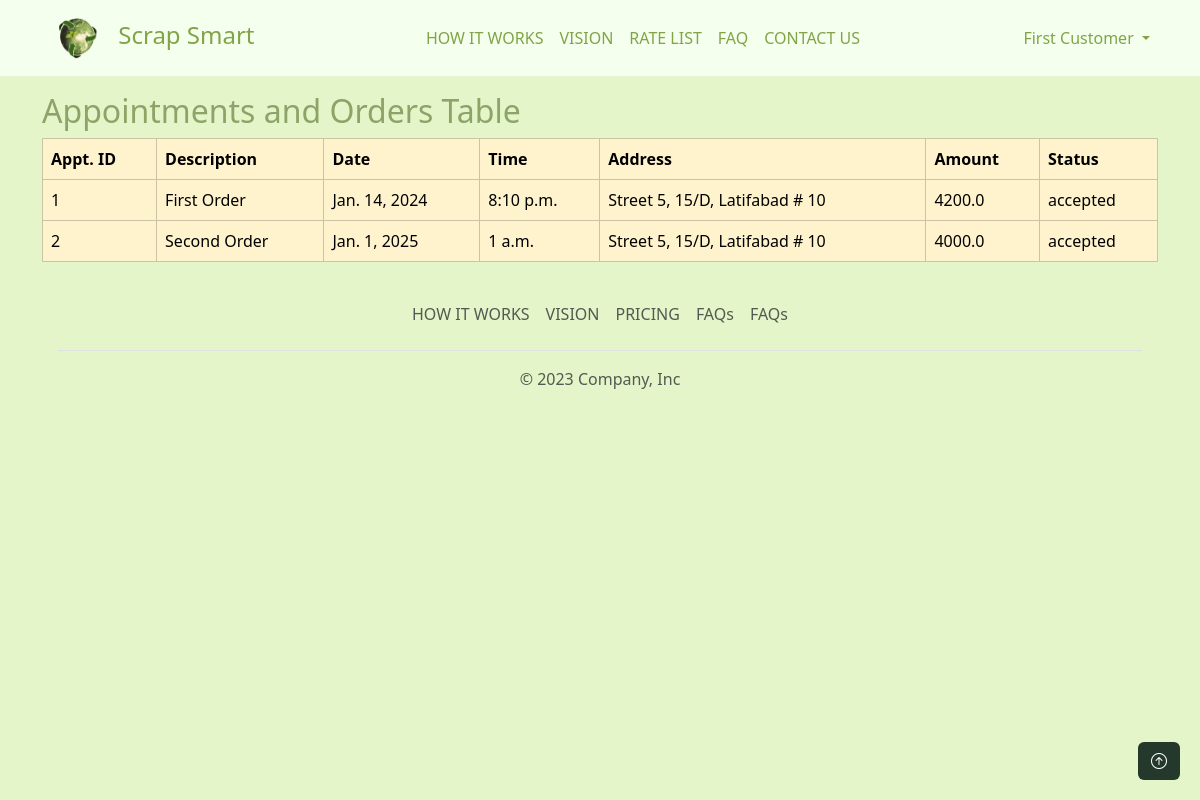
The page /customer/ (signed in) on the database its author committed.
### users/models.py (models this page shows, shortened)
class User(AbstractUser):
    username = None
    email = models.EmailField(unique=True)
    user_type = models.CharField(max_length=10, choices=[(tag.name, tag.value) for tag in UserType], default=UserType.CUSTOMER.value)
    USERNAME_FIELD = 'email'
    REQUIRED_FIELDS = []
    objects = UserManager()
    def is_customer(self):
        return self.user_type == UserType.CUSTOMER.value

### main/models.py (models this page shows, shortened)
class Appointment(TimestampedModel):
    customer = models.ForeignKey(User, on_delete=models.CASCADE, related_name="customer")
    employee = models.ForeignKey(User, on_delete=models.CASCADE, related_name="employee", blank=True, null=True)
    address = models.CharField(max_length=100)
    city = models.CharField(max_length=100)
    state = models.CharField(max_length=100)
    country = models.CharField(max_length=100)
    contact = models.CharField(max_length=100)
    description = models.TextField()
    date = models.DateField()
    time = models.TimeField()
    status = models.CharField(max_length=10, choices=[(tag.name, tag.value) for tag in AppointmentStatus], default=AppointmentStatus.ACTIVE.value)

### customer/views.py (the view)
# urls.py: path("", views.customer_index, name="customer_index"),
def customer_index(request):
    appointments = Appointment.objects.filter(customer=request.user)
    res = []
    for appointment in appointments:
        orders = Order.objects.filter(appointment=appointment).order_by('-created_at')
        total_amount = orders.aggregate(Sum('amount'))['amount__sum'] or 0
        orders_data = []
        for order in orders:
            order_data = {
                "material": order.material.name,
                "quantity": order.quantity,
                "assessed_quantity": order.assessed_quantity,
                "amount": order.amount,
                "assessed_amount": order.assessed_amount,
            }
            orders_data.append(order_data)
        appt = {
                "id": appointment.id,
                "description": appointment.description,
                "date": appointment.date,
                "time": appointment.time,
                "address": appointment.address,
                "status": appointment.status,
                "amount": total_amount,
                "orders": orders_data
            }
        res.append(appt)
    context = {
        "appointments": res
    }
    return render(request, 'customer/index.html', context)

### customer/templates/customer/index.html (shortened to what this page needs)
{% extends "users/base.html" %}
{% load static %}
{% block content %}
<div class="container">
    <h2>Appointments and Orders Table</h2>
    <table class="table table-bordered table-warning table-hover">
        <thead>
            <tr>
                <th>Appt. ID</th>
                <th>Description</th>
                <th>Date</th>
                <th>Time</th>
                <th>Address</th>
                <th>Amount</th>
                <th>Status</th>
            </tr>
        </thead>
        <tbody>
            {% for appointment in appointments %}
            <tr data-bs-toggle="modal" data-bs-target="#orderModal{{ appointment.id }}">
                <td>{{ appointment.id }}</td>
                <td>{{ appointment.description }}</td>
                <td>{{ appointment.date }}</td>
                <td>{{ appointment.time }}</td>
                <td>{{ appointment.address }}</td>
                <td>{{ appointment.amount }}</td>
                <td>{{ appointment.status }}</td>
            </tr>
            {% endfor %}
        </tbody>
    </table>
</div>
{% endblock content %}

### users/templates/users/base.html (shortened to what this page needs)
{% load static %}
<!Doctype html>
<html lang="en">
  <head>
    <link href="https://cdn.jsdelivr.net/npm/bootstrap@5.3.2/dist/css/bootstrap.min.css" rel="stylesheet">
    <link rel="stylesheet" href="https://cdn.jsdelivr.net/npm/bootstrap-icons@1.11.1/font/bootstrap-icons.css">
    <link rel="stylesheet" href="{% static 'users/custom.css' %}">
  </head>
  <body>
    <nav class="navbar navbar-expand-lg bg-body-tertiary mb-3">
      <div class="container">
        <a class="navbar-brand" href="{% url 'index' %}">
          <img src="{% static 'fresh-logo.png' %}" alt="Logo" width="70" height="50" class="">
          Scrap Smart
        </a>
        <div class="collapse navbar-collapse" id="navbarSupportedContent">
          <ul class="navbar-nav mx-auto mb-2 mb-lg-0">
            <li class="nav-item">
              <a class="nav-link"href="{% url "index" %}#how-it-works">HOW IT WORKS</a>
            </li>
            <li class="nav-item">
              <a class="nav-link"href="{% url "index" %}#our-mission">VISION</a>
            </li>
            <li class="nav-item">
              <a class="nav-link"href="{% url "index" %}#pricing">RATE LIST</a>
            </li>
            <li class="nav-item">
              <a class="nav-link"href="{% url "index" %}#faq">FAQ</a>
            </li>
            <li class="nav-item">
              <a class="nav-link"href="{% url "index" %}#contact-us">CONTACT US</a>
            </li>
          </ul>
          {% if user.is_authenticated %}
          <ul class="navbar-nav">
            <li class="nav-item dropdown">
              <a class="nav-link dropdown-toggle" href="#" role="button" data-bs-toggle="dropdown" aria-expanded="false">
                {% if user.get_full_name %}
                {{user.get_full_name}}
                {% else %}
                Please update your name.
                {% endif %}
              </a>
            </li>
          </ul>
          {% else %}
          <div>
            {% comment %} <a href="{% url 'login' %}" class="btn btn-outline">Login</a>  {% endcomment %}
            <a href="{% url 'register' %}" class="btn btn-outline">Sell Scrap</a>
          </div>
          {% endif %}
        </div>
      </div>
    </nav>
    {% block content %}
    {% endblock content %}
    <footer class="footer">
      <div class="container">
          <footer class="p-3">
            <ul class="nav justify-content-center border-bottom pb-3 mb-3">
              <li class="nav-item"><a href="#how-it-works" class="nav-link px-2 text-muted">HOW IT WORKS</a></li>
              <li class="nav-item"><a href="#our-mission" class="nav-link px-2 text-muted">VISION</a></li>
              <li class="nav-item"><a href="#pricing" class="nav-link px-2 text-muted">PRICING</a></li>
              <li class="nav-item"><a href="#faq" class="nav-link px-2 text-muted">FAQs</a></li>
              <li class="nav-item"><a href="#contact-us" class="nav-link px-2 text-muted">FAQs</a></li>
            </ul>
            <p class="text-center text-muted">&copy; 2023 Company, Inc</p>
          </footer>
        </div>
  </footer>
  <a href="#top" id="scrollToTopBtn" class="btn"><i class="bi bi-arrow-up-circle"></i></a>
  </body>
</html>

### users/static/users/custom.css (style rules this page uses)
body { color: #81a448; background-color: #e4f6c9; }
a { color: #C08081; }
body, p, h1, h2, h3, h4, h5, h6 { color: #8da468; }
.navbar { background-color: #f5ffed !important; }
.nav-link { color: #81a448; }
.navbar-brand { font-size:x-large; color: #81a448; }
#scrollToTopBtn { background-color: #24382C; color: #FFF; position: fixed; bottom: 20px; right: 20px; display: block; }

### rows shown on the page
User: get_full_name "First Customer"
Appointment: description "First Order", date "Jan. 14, 2024", time "8:10 p.m.", address "Street 5, 15/D, Latifabad # 10", status "accepted"
Appointment: description "Second Order", date "Jan. 1, 2025", time "1 a.m.", address "Street 5, 15/D, Latifabad # 10", status "accepted"

### other values the page prints
{{ appointment.id }} "1" "2"
{{ appointment.amount }} "4200.0" "4000.0"
